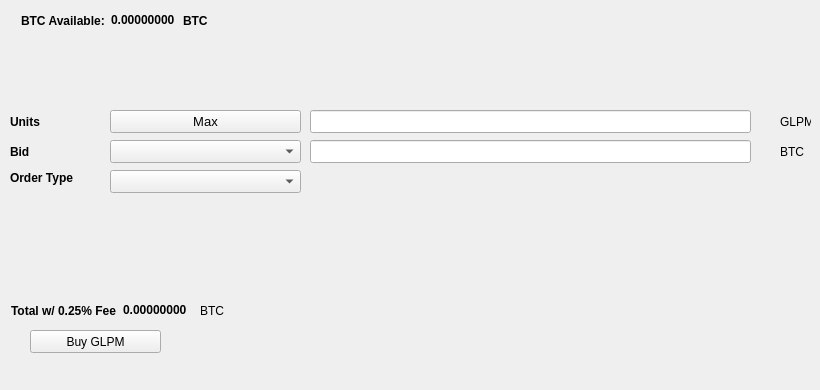
   <widget class="QWidget" name="BuyTab">
    <attribute name="title">
     <string>Buy</string>
    </attribute>
    <widget class="QPushButton" name="BuyGLPM">
     <property name="geometry">
      <rect>
       <x>30</x>
       <y>330</y>
       <width>131</width>
       <height>23</height>
      </rect>
     </property>
     <property name="text">
      <string>Buy GLPM</string>
     </property>
     <property name="icon">
      <iconset resource="../GLPM.qrc">
       <normaloff>:/icons/bitcoin</normaloff>:/icons/bitcoin</iconset>
     </property>
    </widget>
    <widget class="QLabel" name="label_3">
     <property name="geometry">
      <rect>
       <x>10</x>
       <y>110</y>
       <width>46</width>
       <height>23</height>
      </rect>
     </property>
     <property name="font">
      <font>
       <weight>75</weight>
       <bold>true</bold>
      </font>
     </property>
     <property name="text">
      <string>Units</string>
     </property>
    </widget>
    <widget class="QLineEdit" name="UnitsInput">
     <property name="geometry">
      <rect>
       <x>310</x>
       <y>110</y>
       <width>441</width>
       <height>23</height>
      </rect>
     </property>
     <property name="font">
      <font>
       <pointsize>9</pointsize>
       <weight>75</weight>
       <bold>true</bold>
      </font>
     </property>
    </widget>
    <widget class="QLineEdit" name="BuyBidPriceEdit">
     <property name="geometry">
      <rect>
       <x>310</x>
       <y>140</y>
       <width>441</width>
       <height>23</height>
      </rect>
     </property>
     <property name="font">
      <font>
       <pointsize>9</pointsize>
       <weight>75</weight>
       <bold>true</bold>
      </font>
     </property>
    </widget>
    <widget class="QLabel" name="label_4">
     <property name="geometry">
      <rect>
       <x>780</x>
       <y>110</y>
       <width>31</width>
       <height>23</height>
      </rect>
     </property>
     <property name="text">
      <string>GLPM</string>
     </property>
    </widget>
    <widget class="QLabel" name="label_5">
     <property name="geometry">
      <rect>
       <x>780</x>
       <y>140</y>
       <width>31</width>
       <height>23</height>
      </rect>
     </property>
     <property name="text">
      <string>BTC</string>
     </property>
    </widget>
    <widget class="QLabel" name="label_6">
     <property name="geometry">
      <rect>
       <x>10</x>
       <y>140</y>
       <width>46</width>
       <height>23</height>
      </rect>
     </property>
     <property name="font">
      <font>
       <weight>75</weight>
       <bold>true</bold>
      </font>
     </property>
     <property name="text">
      <string>Bid</string>
     </property>
    </widget>
    <widget class="QLabel" name="label_7">
     <property name="geometry">
      <rect>
       <x>10</x>
       <y>170</y>
       <width>91</width>
       <height>16</height>
      </rect>
     </property>
     <property name="font">
      <font>
       <weight>75</weight>
       <bold>true</bold>
      </font>
     </property>
     <property name="text">
      <string>Order Type</string>
     </property>
    </widget>
    <widget class="QPushButton" name="Buy_Max_Amount">
     <property name="geometry">
      <rect>
       <x>110</x>
       <y>110</y>
       <width>191</width>
       <height>23</height>
      </rect>
     </property>
     <property name="font">
      <font>
       <pointsize>10</pointsize>
      </font>
     </property>
     <property name="text">
      <string>Max</string>
     </property>
    </widget>
    <widget class="QComboBox" name="BuyBidcomboBox">
     <property name="geometry">
      <rect>
       <x>110</x>
       <y>140</y>
       <width>191</width>
       <height>23</height>
      </rect>
     </property>
     <property name="font">
      <font>
       <pointsize>10</pointsize>
      </font>
     </property>
    </widget>
    <widget class="QComboBox" name="buyOrdertypeCombo">
     <property name="geometry">
      <rect>
       <x>110</x>
       <y>170</y>
       <width>191</width>
       <height>23</height>
      </rect>
     </property>
     <property name="font">
      <font>
       <pointsize>10</pointsize>
      </font>
     </property>
    </widget>
    <widget class="QWidget" name="layoutWidget1">
     <property name="geometry">
      <rect>
       <x>21</x>
       <y>11</y>
       <width>227</width>
       <height>19</height>
      </rect>
     </property>
     <layout class="QHBoxLayout" name="horizontalLayout_3">
      <item>
       <widget class="QLabel" name="label232">
        <property name="font">
         <font>
          <weight>75</weight>
          <bold>true</bold>
         </font>
        </property>
        <property name="text">
         <string>BTC Available:</string>
        </property>
       </widget>
      </item>
      <item>
       <widget class="QLabel" name="BtcAvailableLbl">
        <property name="palette">
         <palette>
          <active>
           <colorrole role="WindowText">
            <brush brushstyle="SolidPattern">
             <color alpha="255">
              <red>0</red>
              <green>0</green>
              <blue>0</blue>
             </color>
            </brush>
           </colorrole>
           <colorrole role="Button">
            <brush brushstyle="SolidPattern">
             <color alpha="255">
              <red>0</red>
              <green>170</green>
              <blue>0</blue>
             </color>
            </brush>
           </colorrole>
           <colorrole role="Light">
            <brush brushstyle="SolidPattern">
             <color alpha="255">
              <red>0</red>
              <green>255</green>
              <blue>0</blue>
             </color>
            </brush>
           </colorrole>
           <colorrole role="Midlight">
            <brush brushstyle="SolidPattern">
             <color alpha="255">
              <red>0</red>
              <green>212</green>
              <blue>0</blue>
             </color>
            </brush>
           </colorrole>
           <colorrole role="Dark">
            <brush brushstyle="SolidPattern">
             <color alpha="255">
              <red>0</red>
              <green>85</green>
              <blue>0</blue>
             </color>
            </brush>
           </colorrole>
           <colorrole role="Mid">
            <brush brushstyle="SolidPattern">
             <color alpha="255">
              <red>0</red>
              <green>113</green>
              <blue>0</blue>
             </color>
            </brush>
           </colorrole>
           <colorrole role="Text">
            <brush brushstyle="SolidPattern">
             <color alpha="255">
              <red>0</red>
              <green>170</green>
              <blue>0</blue>
             </color>
            </brush>
           </colorrole>
           <colorrole role="BrightText">
            <brush brushstyle="SolidPattern">
             <color alpha="255">
              <red>255</red>
              <green>255</green>
              <blue>255</blue>
             </color>
            </brush>
           </colorrole>
           <colorrole role="ButtonText">
            <brush brushstyle="SolidPattern">
             <color alpha="255">
              <red>0</red>
              <green>0</green>
              <blue>0</blue>
             </color>
            </brush>
           </colorrole>
           <colorrole role="Base">
            <brush brushstyle="SolidPattern">
             <color alpha="255">
              <red>255</red>
              <green>255</green>
              <blue>255</blue>
             </color>
            </brush>
           </colorrole>
           <colorrole role="Window">
            <brush brushstyle="SolidPattern">
             <color alpha="255">
              <red>0</red>
              <green>170</green>
              <blue>0</blue>
             </color>
            </brush>
           </colorrole>
           <colorrole role="Shadow">
            <brush brushstyle="SolidPattern">
             <color alpha="255">
              <red>0</red>
              <green>0</green>
              <blue>0</blue>
             </color>
            </brush>
           </colorrole>
           <colorrole role="AlternateBase">
            <brush brushstyle="SolidPattern">
             <color alpha="255">
              <red>127</red>
              <green>212</green>
              <blue>127</blue>
             </color>
            </brush>
           </colorrole>
           <colorrole role="ToolTipBase">
            <brush brushstyle="SolidPattern">
             <color alpha="255">
              <red>255</red>
              <green>255</green>
              <blue>220</blue>
             </color>
            </brush>
           </colorrole>
           <colorrole role="ToolTipText">
            <brush brushstyle="SolidPattern">
             <color alpha="255">
              <red>0</red>
              <green>0</green>
              <blue>0</blue>
             </color>
            </brush>
           </colorrole>
          </active>
          <inactive>
           <colorrole role="WindowText">
            <brush brushstyle="SolidPattern">
             <color alpha="255">
              <red>0</red>
              <green>0</green>
              <blue>0</blue>
             </color>
            </brush>
           </colorrole>
           <colorrole role="Button">
            <brush brushstyle="SolidPattern">
             <color alpha="255">
              <red>0</red>
              <green>170</green>
              <blue>0</blue>
             </color>
            </brush>
           </colorrole>
           <colorrole role="Light">
            <brush brushstyle="SolidPattern">
             <color alpha="255">
              <red>0</red>
              <green>255</green>
              <blue>0</blue>
             </color>
            </brush>
           </colorrole>
           <colorrole role="Midlight">
            <brush brushstyle="SolidPattern">
             <color alpha="255">
              <red>0</red>
              <green>212</green>
              <blue>0</blue>
             </color>
            </brush>
           </colorrole>
           <colorrole role="Dark">
            <brush brushstyle="SolidPattern">
             <color alpha="255">
              <red>0</red>
              <green>85</green>
              <blue>0</blue>
             </color>
            </brush>
           </colorrole>
           <colorrole role="Mid">
            <brush brushstyle="SolidPattern">
             <color alpha="255">
              <red>0</red>
              <green>113</green>
              <blue>0</blue>
             </color>
            </brush>
           </colorrole>
           <colorrole role="Text">
            <brush brushstyle="SolidPattern">
             <color alpha="255">
              <red>0</red>
              <green>170</green>
              <blue>0</blue>
             </color>
            </brush>
           </colorrole>
           <colorrole role="BrightText">
            <brush brushstyle="SolidPattern">
             <color alpha="255">
              <red>255</red>
              <green>255</green>
              <blue>255</blue>
             </color>
            </brush>
           </colorrole>
           <colorrole role="ButtonText">
            <brush brushstyle="SolidPattern">
             <color alpha="255">
              <red>0</red>
              <green>0</green>
              <blue>0</blue>
             </color>
            </brush>
           </colorrole>
           <colorrole role="Base">
            <brush brushstyle="SolidPattern">
             <color alpha="255">
              <red>255</red>
              <green>255</green>
              <blue>255</blue>
             </color>
            </brush>
           </colorrole>
           <colorrole role="Window">
            <brush brushstyle="SolidPattern">
             <color alpha="255">
              <red>0</red>
              <green>170</green>
              <blue>0</blue>
             </color>
            </brush>
           </colorrole>
           <colorrole role="Shadow">
            <brush brushstyle="SolidPattern">
             <color alpha="255">
              <red>0</red>
              <green>0</green>
              <blue>0</blue>
             </color>
            </brush>
           </colorrole>
           <colorrole role="AlternateBase">
            <brush brushstyle="SolidPattern">
             <color alpha="255">
              <red>127</red>
              <green>212</green>
              <blue>127</blue>
             </color>
            </brush>
           </colorrole>
           <colorrole role="ToolTipBase">
            <brush brushstyle="SolidPattern">
             <color alpha="255">
              <red>255</red>
              <green>255</green>
              <blue>220</blue>
             </color>
            </brush>
           </colorrole>
           <colorrole role="ToolTipText">
            <brush brushstyle="SolidPattern">
             <color alpha="255">
              <red>0</red>
              <green>0</green>
              <blue>0</blue>
             </color>
            </brush>
           </colorrole>
          </inactive>
          <disabled>
           <colorrole role="WindowText">
            <brush brushstyle="SolidPattern">
             <color alpha="255">
              <red>0</red>
              <green>85</green>
              <blue>0</blue>
             </color>
            </brush>
           </colorrole>
           <colorrole role="Button">
            <brush brushstyle="SolidPattern">
             <color alpha="255">
              <red>0</red>
              <green>170</green>
              <blue>0</blue>
             </color>
            </brush>
           </colorrole>
           <colorrole role="Light">
            <brush brushstyle="SolidPattern">
             <color alpha="255">
              <red>0</red>
              <green>255</green>
              <blue>0</blue>
             </color>
            </brush>
           </colorrole>
           <colorrole role="Midlight">
            <brush brushstyle="SolidPattern">
             <color alpha="255">
              <red>0</red>
              <green>212</green>
              <blue>0</blue>
             </color>
            </brush>
           </colorrole>
           <colorrole role="Dark">
            <brush brushstyle="SolidPattern">
             <color alpha="255">
              <red>0</red>
              <green>85</green>
              <blue>0</blue>
             </color>
            </brush>
           </colorrole>
           <colorrole role="Mid">
            <brush brushstyle="SolidPattern">
             <color alpha="255">
              <red>0</red>
              <green>113</green>
              <blue>0</blue>
             </color>
            </brush>
           </colorrole>
           <colorrole role="Text">
            <brush brushstyle="SolidPattern">
             <color alpha="255">
              <red>0</red>
              <green>85</green>
              <blue>0</blue>
             </color>
            </brush>
           </colorrole>
           <colorrole role="BrightText">
            <brush brushstyle="SolidPattern">
             <color alpha="255">
              <red>255</red>
              <green>255</green>
              <blue>255</blue>
             </color>
            </brush>
           </colorrole>
           <colorrole role="ButtonText">
            <brush brushstyle="SolidPattern">
             <color alpha="255">
              <red>0</red>
              <green>85</green>
              <blue>0</blue>
             </color>
            </brush>
           </colorrole>
           <colorrole role="Base">
            <brush brushstyle="SolidPattern">
             <color alpha="255">
              <red>0</red>
              <green>170</green>
              <blue>0</blue>
             </color>
            </brush>
           </colorrole>
           <colorrole role="Window">
            <brush brushstyle="SolidPattern">
             <color alpha="255">
              <red>0</red>
              <green>170</green>
              <blue>0</blue>
             </color>
            </brush>
           </colorrole>
           <colorrole role="Shadow">
            <brush brushstyle="SolidPattern">
             <color alpha="255">
              <red>0</red>
              <green>0</green>
              <blue>0</blue>
             </color>
            </brush>
           </colorrole>
           <colorrole role="AlternateBase">
            <brush brushstyle="SolidPattern">
             <color alpha="255">
              <red>0</red>
              <green>170</green>
              <blue>0</blue>
             </color>
            </brush>
           </colorrole>
           <colorrole role="ToolTipBase">
            <brush brushstyle="SolidPattern">
             <color alpha="255">
              <red>255</red>
              <green>255</green>
              <blue>220</blue>
             </color>
            </brush>
           </colorrole>
           <colorrole role="ToolTipText">
            <brush brushstyle="SolidPattern">
             <color alpha="255">
              <red>0</red>
              <green>0</green>
              <blue>0</blue>
             </color>
            </brush>
           </colorrole>
          </disabled>
         </palette>
        </property>
        <property name="font">
         <font>
          <weight>75</weight>
          <bold>true</bold>
         </font>
        </property>
        <property name="text">
         <string>0.00000000</string>
        </property>
        <property name="textInteractionFlags">
         <set>Qt::LinksAccessibleByMouse|Qt::TextSelectableByKeyboard|Qt::TextSelectableByMouse</set>
        </property>
       </widget>
      </item>
      <item>
       <widget class="QLabel" name="BtcAvailableLbl_2">
        <property name="font">
         <font>
          <weight>75</weight>
          <bold>true</bold>
         </font>
        </property>
        <property name="text">
         <string>BTC</string>
        </property>
       </widget>
      </item>
     </layout>
    </widget>
    <widget class="QWidget" name="layoutWidge2">
     <property name="geometry">
      <rect>
       <x>11</x>
       <y>301</y>
       <width>259</width>
       <height>19</height>
      </rect>
     </property>
     <layout class="QHBoxLayout" name="horizontalLayout_4">
      <item>
       <widget class="QLabel" name="label_9">
        <property name="font">
         <font>
          <weight>75</weight>
          <bold>true</bold>
         </font>
        </property>
        <property name="text">
         <string>Total w/ 0.25% Fee</string>
        </property>
       </widget>
      </item>
      <item>
       <widget class="QLabel" name="BuyCostLabel">
        <property name="palette">
         <palette>
          <active>
           <colorrole role="WindowText">
            <brush brushstyle="SolidPattern">
             <color alpha="255">
              <red>0</red>
              <green>0</green>
              <blue>0</blue>
             </color>
            </brush>
           </colorrole>
           <colorrole role="Button">
            <brush brushstyle="SolidPattern">
             <color alpha="255">
              <red>0</red>
              <green>170</green>
              <blue>0</blue>
             </color>
            </brush>
           </colorrole>
           <colorrole role="Light">
            <brush brushstyle="SolidPattern">
             <color alpha="255">
              <red>0</red>
              <green>255</green>
              <blue>0</blue>
             </color>
            </brush>
           </colorrole>
           <colorrole role="Midlight">
            <brush brushstyle="SolidPattern">
             <color alpha="255">
              <red>0</red>
              <green>212</green>
              <blue>0</blue>
             </color>
            </brush>
           </colorrole>
           <colorrole role="Dark">
            <brush brushstyle="SolidPattern">
             <color alpha="255">
              <red>0</red>
              <green>85</green>
              <blue>0</blue>
             </color>
            </brush>
           </colorrole>
           <colorrole role="Mid">
            <brush brushstyle="SolidPattern">
             <color alpha="255">
              <red>0</red>
              <green>113</green>
              <blue>0</blue>
             </color>
            </brush>
           </colorrole>
           <colorrole role="Text">
            <brush brushstyle="SolidPattern">
             <color alpha="255">
              <red>0</red>
              <green>170</green>
              <blue>0</blue>
             </color>
            </brush>
           </colorrole>
           <colorrole role="BrightText">
            <brush brushstyle="SolidPattern">
             <color alpha="255">
              <red>255</red>
              <green>255</green>
              <blue>255</blue>
             </color>
            </brush>
           </colorrole>
           <colorrole role="ButtonText">
            <brush brushstyle="SolidPattern">
             <color alpha="255">
              <red>0</red>
              <green>0</green>
              <blue>0</blue>
             </color>
            </brush>
           </colorrole>
           <colorrole role="Base">
            <brush brushstyle="SolidPattern">
             <color alpha="255">
              <red>255</red>
              <green>255</green>
              <blue>255</blue>
             </color>
            </brush>
           </colorrole>
           <colorrole role="Window">
            <brush brushstyle="SolidPattern">
             <color alpha="255">
              <red>0</red>
              <green>170</green>
              <blue>0</blue>
             </color>
            </brush>
           </colorrole>
           <colorrole role="Shadow">
            <brush brushstyle="SolidPattern">
             <color alpha="255">
              <red>0</red>
              <green>0</green>
              <blue>0</blue>
             </color>
            </brush>
           </colorrole>
           <colorrole role="AlternateBase">
            <brush brushstyle="SolidPattern">
             <color alpha="255">
              <red>127</red>
              <green>212</green>
              <blue>127</blue>
             </color>
            </brush>
           </colorrole>
           <colorrole role="ToolTipBase">
            <brush brushstyle="SolidPattern">
             <color alpha="255">
              <red>255</red>
              <green>255</green>
              <blue>220</blue>
             </color>
            </brush>
           </colorrole>
           <colorrole role="ToolTipText">
            <brush brushstyle="SolidPattern">
             <color alpha="255">
              <red>0</red>
              <green>0</green>
              <blue>0</blue>
             </color>
            </brush>
           </colorrole>
          </active>
          <inactive>
           <colorrole role="WindowText">
            <brush brushstyle="SolidPattern">
             <color alpha="255">
              <red>0</red>
              <green>0</green>
              <blue>0</blue>
             </color>
            </brush>
           </colorrole>
           <colorrole role="Button">
            <brush brushstyle="SolidPattern">
             <color alpha="255">
              <red>0</red>
              <green>170</green>
              <blue>0</blue>
             </color>
            </brush>
           </colorrole>
           <colorrole role="Light">
            <brush brushstyle="SolidPattern">
             <color alpha="255">
              <red>0</red>
              <green>255</green>
              <blue>0</blue>
             </color>
            </brush>
           </colorrole>
           <colorrole role="Midlight">
            <brush brushstyle="SolidPattern">
             <color alpha="255">
              <red>0</red>
              <green>212</green>
              <blue>0</blue>
             </color>
            </brush>
           </colorrole>
           <colorrole role="Dark">
            <brush brushstyle="SolidPattern">
             <color alpha="255">
              <red>0</red>
              <green>85</green>
              <blue>0</blue>
             </color>
            </brush>
           </colorrole>
           <colorrole role="Mid">
            <brush brushstyle="SolidPattern">
             <color alpha="255">
              <red>0</red>
              <green>113</green>
              <blue>0</blue>
             </color>
            </brush>
           </colorrole>
           <colorrole role="Text">
            <brush brushstyle="SolidPattern">
             <color alpha="255">
              <red>0</red>
              <green>170</green>
              <blue>0</blue>
             </color>
            </brush>
           </colorrole>
           <colorrole role="BrightText">
            <brush brushstyle="SolidPattern">
             <color alpha="255">
              <red>255</red>
              <green>255</green>
              <blue>255</blue>
             </color>
            </brush>
           </colorrole>
           <colorrole role="ButtonText">
            <brush brushstyle="SolidPattern">
             <color alpha="255">
              <red>0</red>
              <green>0</green>
              <blue>0</blue>
             </color>
            </brush>
           </colorrole>
           <colorrole role="Base">
            <brush brushstyle="SolidPattern">
             <color alpha="255">
              <red>255</red>
              <green>255</green>
              <blue>255</blue>
             </color>
            </brush>
           </colorrole>
           <colorrole role="Window">
            <brush brushstyle="SolidPattern">
             <color alpha="255">
              <red>0</red>
              <green>170</green>
              <blue>0</blue>
             </color>
            </brush>
           </colorrole>
           <colorrole role="Shadow">
            <brush brushstyle="SolidPattern">
             <color alpha="255">
              <red>0</red>
              <green>0</green>
              <blue>0</blue>
             </color>
            </brush>
           </colorrole>
           <colorrole role="AlternateBase">
            <brush brushstyle="SolidPattern">
             <color alpha="255">
              <red>127</red>
              <green>212</green>
              <blue>127</blue>
             </color>
            </brush>
           </colorrole>
           <colorrole role="ToolTipBase">
            <brush brushstyle="SolidPattern">
             <color alpha="255">
              <red>255</red>
              <green>255</green>
              <blue>220</blue>
             </color>
            </brush>
           </colorrole>
           <colorrole role="ToolTipText">
            <brush brushstyle="SolidPattern">
             <color alpha="255">
              <red>0</red>
              <green>0</green>
              <blue>0</blue>
             </color>
            </brush>
           </colorrole>
          </inactive>
          <disabled>
           <colorrole role="WindowText">
            <brush brushstyle="SolidPattern">
             <color alpha="255">
              <red>0</red>
              <green>85</green>
              <blue>0</blue>
             </color>
            </brush>
           </colorrole>
           <colorrole role="Button">
            <brush brushstyle="SolidPattern">
             <color alpha="255">
              <red>0</red>
              <green>170</green>
              <blue>0</blue>
             </color>
            </brush>
           </colorrole>
           <colorrole role="Light">
            <brush brushstyle="SolidPattern">
             <color alpha="255">
              <red>0</red>
              <green>255</green>
              <blue>0</blue>
             </color>
            </brush>
           </colorrole>
           <colorrole role="Midlight">
            <brush brushstyle="SolidPattern">
             <color alpha="255">
              <red>0</red>
              <green>212</green>
              <blue>0</blue>
             </color>
            </brush>
           </colorrole>
           <colorrole role="Dark">
            <brush brushstyle="SolidPattern">
             <color alpha="255">
              <red>0</red>
              <green>85</green>
              <blue>0</blue>
             </color>
            </brush>
           </colorrole>
           <colorrole role="Mid">
            <brush brushstyle="SolidPattern">
             <color alpha="255">
              <red>0</red>
              <green>113</green>
              <blue>0</blue>
             </color>
            </brush>
           </colorrole>
           <colorrole role="Text">
            <brush brushstyle="SolidPattern">
             <color alpha="255">
              <red>0</red>
              <green>85</green>
              <blue>0</blue>
             </color>
            </brush>
           </colorrole>
           <colorrole role="BrightText">
            <brush brushstyle="SolidPattern">
             <color alpha="255">
              <red>255</red>
              <green>255</green>
              <blue>255</blue>
             </color>
            </brush>
           </colorrole>
           <colorrole role="ButtonText">
            <brush brushstyle="SolidPattern">
             <color alpha="255">
              <red>0</red>
              <green>85</green>
              <blue>0</blue>
             </color>
            </brush>
           </colorrole>
           <colorrole role="Base">
            <brush brushstyle="SolidPattern">
             <color alpha="255">
              <red>0</red>
              <green>170</green>
              <blue>0</blue>
             </color>
            </brush>
           </colorrole>
           <colorrole role="Window">
            <brush brushstyle="SolidPattern">
             <color alpha="255">
              <red>0</red>
              <green>170</green>
              <blue>0</blue>
             </color>
            </brush>
           </colorrole>
           <colorrole role="Shadow">
            <brush brushstyle="SolidPattern">
             <color alpha="255">
              <red>0</red>
              <green>0</green>
              <blue>0</blue>
             </color>
            </brush>
           </colorrole>
           <colorrole role="AlternateBase">
            <brush brushstyle="SolidPattern">
             <color alpha="255">
              <red>0</red>
              <green>170</green>
              <blue>0</blue>
             </color>
            </brush>
           </colorrole>
           <colorrole role="ToolTipBase">
            <brush brushstyle="SolidPattern">
             <color alpha="255">
              <red>255</red>
              <green>255</green>
              <blue>220</blue>
             </color>
            </brush>
           </colorrole>
           <colorrole role="ToolTipText">
            <brush brushstyle="SolidPattern">
             <color alpha="255">
              <red>0</red>
              <green>0</green>
              <blue>0</blue>
             </color>
            </brush>
           </colorrole>
          </disabled>
         </palette>
        </property>
        <property name="font">
         <font>
          <weight>75</weight>
          <bold>true</bold>
         </font>
        </property>
        <property name="autoFillBackground">
         <bool>false</bool>
        </property>
        <property name="text">
         <string>0.00000000</string>
        </property>
        <property name="textInteractionFlags">
         <set>Qt::LinksAccessibleByMouse|Qt::TextSelectableByMouse</set>
        </property>
       </widget>
      </item>
      <item>
       <widget class="QLabel" name="label_10">
        <property name="font">
         <font>
          <weight>50</weight>
          <bold>false</bold>
         </font>
        </property>
        <property name="text">
         <string>BTC</string>
        </property>
       </widget>
      </item>
     </layout>
    </widget>
    <widget class="QLabel" name="label_24">
     <property name="geometry">
      <rect>
       <x>460</x>
       <y>300</y>
       <width>281</width>
       <height>81</height>
      </rect>
     </property>
     <property name="text">
      <string/>
     </property>
     <property name="pixmap">
      <pixmap>:/images/bittrex</pixmap>
     </property>
    </widget>
   </widget>
